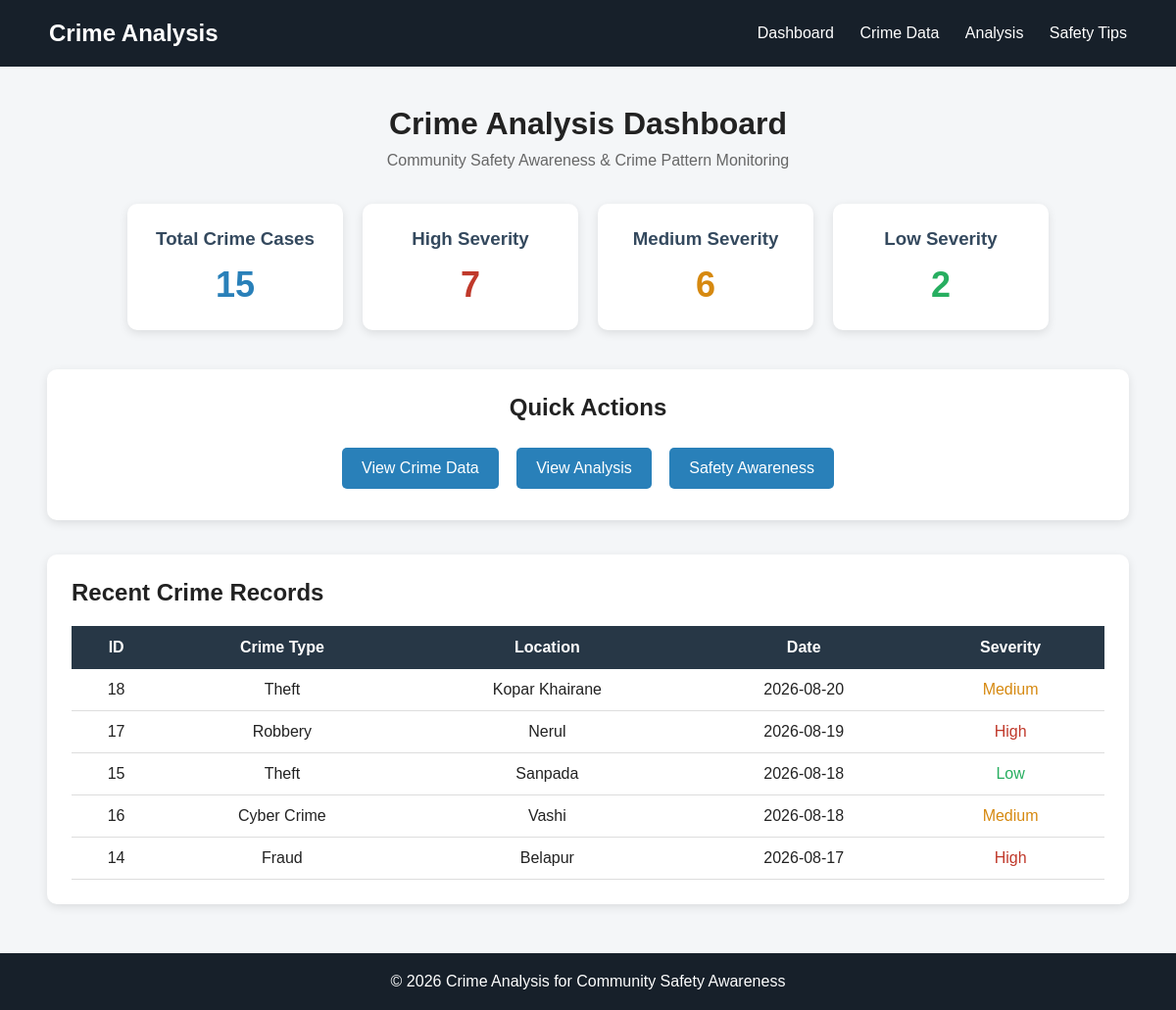
The page / on the database its author committed.
### tables this page shows
CREATE TABLE `crime_records` (
  `id` int(11) NOT NULL,
  `crime_type` varchar(100) NOT NULL,
  `location` varchar(100) NOT NULL,
  `crime_date` date NOT NULL,
  `severity` varchar(50) NOT NULL,
  `description` text DEFAULT NULL
);

### index.php (the view, shortened to what this page needs)
<?php
$servername = "localhost";
$username = "root";
$password = "";
$dbname = "crime_analysis";
$conn = new mysqli($servername, $username, $password, $dbname);
$total_query = $conn->query("SELECT COUNT(*) AS total FROM crime_records");
$total = $total_query->fetch_assoc()["total"];
$high_query = $conn->query("SELECT COUNT(*) AS total FROM crime_records WHERE severity = 'High'");
$high = $high_query->fetch_assoc()["total"];
$medium_query = $conn->query("SELECT COUNT(*) AS total FROM crime_records WHERE severity = 'Medium'");
$medium = $medium_query->fetch_assoc()["total"];
$low_query = $conn->query("SELECT COUNT(*) AS total FROM crime_records WHERE severity = 'Low'");
$low = $low_query->fetch_assoc()["total"];
$recent_query = $conn->query(
    "SELECT * FROM crime_records ORDER BY crime_date DESC LIMIT 5"
);
?>
<!DOCTYPE html>
<html lang="en">
<head>
</head>
<body>
<header>
<h1>Crime Analysis</h1>
<nav>
<a href="index.php">Dashboard</a>
<a href="crime_data.php">Crime Data</a>
<a href="analysis.php">Analysis</a>
<a href="safety.php">Safety Tips</a>
</nav>
</header>
<div class="container">
<h1 class="title">
Crime Analysis Dashboard
</h1>
<p class="subtitle">
Community Safety Awareness & Crime Pattern Monitoring
</p>
<div class="stats">
<div class="card">
<h3>Total Crime Cases</h3>
<div class="number">
<?php echo $total; ?>
</div>
</div>
<div class="card">
<h3>High Severity</h3>
<div class="number high">
<?php echo $high; ?>
</div>
</div>
<div class="card">
<h3>Medium Severity</h3>
<div class="number medium">
<?php echo $medium; ?>
</div>
</div>
<div class="card">
<h3>Low Severity</h3>
<div class="number low">
<?php echo $low; ?>
</div>
</div>
</div>
<div class="actions">
<h2>Quick Actions</h2>
<a href="crime_data.php" class="btn">
View Crime Data
</a>
<a href="analysis.php" class="btn">
View Analysis
</a>
<a href="safety.php" class="btn">
Safety Awareness
</a>
</div>
<div class="data-box">
<h2>Recent Crime Records</h2>
<table>
<tr>
<th>ID</th>
<th>Crime Type</th>
<th>Location</th>
<th>Date</th>
<th>Severity</th>
</tr>
<?php
if ($recent_query && $recent_query->num_rows > 0) {
    while ($row = $recent_query->fetch_assoc()) {
        $severity_class = strtolower($row["severity"]);
        echo "<tr>";
        echo "<td>" . $row["id"] . "</td>";
        echo "<td>" .
             htmlspecialchars($row["crime_type"]) .
             "</td>";
        echo "<td>" .
             htmlspecialchars($row["location"]) .
             "</td>";
        echo "<td>" .
             $row["crime_date"] .
             "</td>";
        echo "<td class='" .
             $severity_class .
             "'>" .
             htmlspecialchars($row["severity"]) .
             "</td>";
        echo "</tr>";
    }
} else {
    echo "<tr>";
    echo "<td colspan='5'>
          No crime records available.
          </td>";
    echo "</tr>";
}
?>
</table>
</div>
</div>
<footer>
<p>
© 2026 Crime Analysis for Community Safety Awareness
</p>
</footer>
</body>
</html>

### index.php (style rules this page uses)
* { margin: 0; padding: 0; box-sizing: border-box; font-family: Arial, sans-serif; }
body { background-color: #f4f6f8; color: #222; }
header { background-color: #17202a; color: white; padding: 20px 50px; display: flex; justify-content: space-between; align-items: center; }
header h1 { font-size: 24px; }
nav a { color: white; text-decoration: none; margin-left: 22px; }
.container { width: 92%; margin: 40px auto; }
.title { text-align: center; margin-bottom: 10px; font-size: 32px; }
.subtitle { text-align: center; color: #666; margin-bottom: 35px; }
.stats { display: flex; justify-content: center; gap: 20px; flex-wrap: wrap; margin-bottom: 40px; }
.card { background-color: white; width: 220px; padding: 25px; border-radius: 10px; text-align: center; box-shadow: 0 3px 10px rgba(0,0,0,0.1); }
.card h3 { margin-bottom: 15px; color: #34495e; }
.number { font-size: 36px; font-weight: bold; color: #2980b9; }
.high { color: #c0392b; }
.medium { color: #d68910; }
.low { color: #27ae60; }
.actions { background-color: white; padding: 25px; border-radius: 10px; margin-bottom: 35px; box-shadow: 0 3px 10px rgba(0,0,0,0.1); text-align: center; }
.actions h2 { margin-bottom: 20px; }
.btn { display: inline-block; padding: 12px 20px; margin: 7px; color: white; background-color: #2980b9; text-decoration: none; border-radius: 5px; }
.data-box { background-color: white; padding: 25px; border-radius: 10px; box-shadow: 0 3px 10px rgba(0,0,0,0.1); overflow-x: auto; }
.data-box h2 { margin-bottom: 20px; }
table { width: 100%; border-collapse: collapse; }
th { background-color: #273746; color: white; padding: 13px; }
td { padding: 12px; text-align: center; border-bottom: 1px solid #ddd; }
footer { background-color: #17202a; color: white; text-align: center; padding: 20px; margin-top: 50px; }

### rows shown on the page
crime_records: id "18", crime_type "Theft", location "Kopar Khairane", crime_date "2026-08-20", severity "Medium"
crime_records: id "17", crime_type "Robbery", location "Nerul", crime_date "2026-08-19", severity "High"
crime_records: id "15", crime_type "Theft", location "Sanpada", crime_date "2026-08-18", severity "Low"
crime_records: id "16", crime_type "Cyber Crime", location "Vashi", crime_date "2026-08-18", severity "Medium"
crime_records: id "14", crime_type "Fraud", location "Belapur", crime_date "2026-08-17", severity "High"

### other values the page prints
$total "15"
$high "7"
$medium "6"
$low "2"
